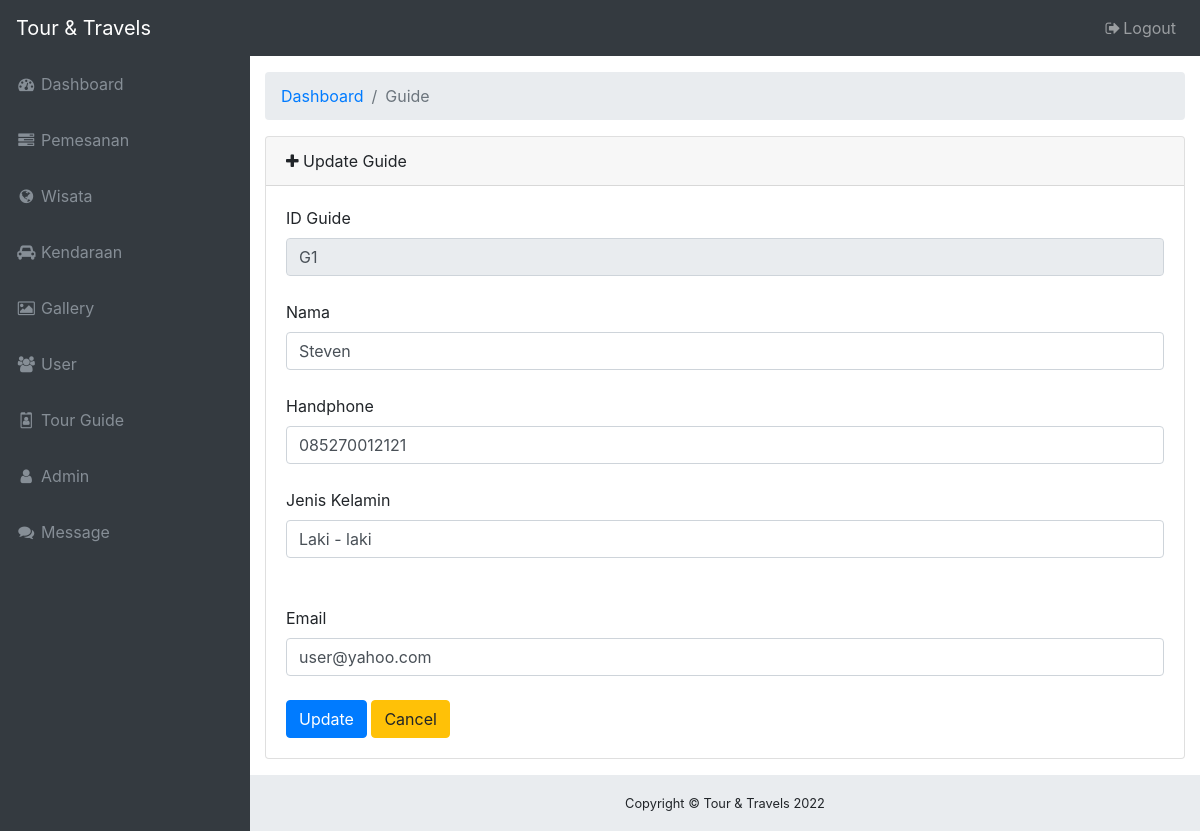
The app's page /admin/updateguide.php?no=2 with its own data.
### tables this page shows
CREATE TABLE `tourguide` (
  `no` int(8) NOT NULL,
  `id_guide` varchar(10) NOT NULL,
  `nama` varchar(30) NOT NULL,
  `no_hp` varchar(15) NOT NULL,
  `jk` varchar(15) NOT NULL,
  `email` varchar(30) NOT NULL,
  `gambar` varchar(255) NOT NULL
);

### admin/updateguide.php (the view, shortened to what this page needs)
<?php
if(isset($_GET['no']))
{
 $sql_query="SELECT * FROM tourguide WHERE no=".$_GET['no'];
 $result_set=mysql_query($sql_query);
 $row=mysql_fetch_array($result_set);
}
  ?>
<!DOCTYPE html>
<html lang="en">
<head>
  <link href="vendor/bootstrap/css/bootstrap.min.css" rel="stylesheet">
  <link href="vendor/font-awesome/css/font-awesome.min.css" rel="stylesheet" type="text/css">
  <link href="vendor/datatables/dataTables.bootstrap4.css" rel="stylesheet">
  <link href="css/sb-admin.css" rel="stylesheet">
</head>
<body class="fixed-nav sticky-footer bg-dark" id="page-top">
  <nav class="navbar navbar-expand-lg navbar-dark bg-dark fixed-top" id="mainNav">
    <a class="navbar-brand" href="beranda.php">Tour & Travels</a>
    <div class="collapse navbar-collapse" id="navbarResponsive">
      <ul class="navbar-nav navbar-sidenav" id="exampleAccordion">
        <li class="nav-item" data-toggle="tooltip" data-placement="right" title="Dashboard">
          <a class="nav-link" href="beranda.php">
            <i class="fa fa-fw fa-dashboard"></i>
            <span class="nav-link-text">Dashboard</span>
          </a>
        </li>
        <li class="nav-item" data-toggle="tooltip" data-placement="right" title="Dashboard">
          <a class="nav-link" href="pesan.php">
            <i class="fa fa-fw fa-tasks"></i>
            <span class="nav-link-text">Pemesanan</span>
          </a>
        </li>
        <li class="nav-item" data-toggle="tooltip" data-placement="right" title="Dashboard">
          <a class="nav-link" href="wisata.php">
            <i class="fa fa-fw fa-globe"></i>
            <span class="nav-link-text">Wisata</span>
          </a>
        </li>
        <li class="nav-item" data-toggle="tooltip" data-placement="right" title="Dashboard">
          <a class="nav-link" href="kendaraan.php">
            <i class="fa fa-fw fa-car"></i>
            <span class="nav-link-text">Kendaraan</span>
          </a>
        </li>
        <li class="nav-item" data-toggle="tooltip" data-placement="right" title="Dashboard">
          <a class="nav-link" href="gallery.php">
            <i class="fa fa-fw fa-photo"></i>
            <span class="nav-link-text">Gallery</span>
          </a>
        </li>
        <li class="nav-item" data-toggle="tooltip" data-placement="right" title="Dashboard">
          <a class="nav-link" href="user.php">
            <i class="fa fa-fw fa-group"></i>
            <span class="nav-link-text">User</span>
          </a>
        </li>
        <li class="nav-item" data-toggle="tooltip" data-placement="right" title="Dashboard">
          <a class="nav-link" href="guide.php">
            <i class="fa fa-fw fa-id-badge"></i>
            <span class="nav-link-text">Tour Guide</span>
          </a>
        </li>
        <li class="nav-item" data-toggle="tooltip" data-placement="right" title="Dashboard">
          <a class="nav-link" href="admin.php">
            <i class="fa fa-fw fa-user"></i>
            <span class="nav-link-text">Admin</span>
          </a>
        </li>
        <li class="nav-item" data-toggle="tooltip" data-placement="right" title="Dashboard">
          <a class="nav-link" href="message.php">
            <i class="fa fa-fw fa-comments"></i>
            <span class="nav-link-text">Message</span>
          </a>
        </li>
      </ul>
      <ul class="navbar-nav ml-auto">
        <li class="nav-item">
          <a class="nav-link" data-toggle="modal" data-target="#exampleModal">
            <i class="fa fa-fw fa-sign-out"></i>Logout</a>
        </li>
      </ul>
    </div>
  </nav>
  <div class="content-wrapper">
    <div class="container-fluid">
      <ol class="breadcrumb">
        <li class="breadcrumb-item">
          <a href="#">Dashboard</a>
        </li>
        <li class="breadcrumb-item active">Guide</li>
      </ol>
      <div class="card mb-3">
        <div class="card-header">
          <i class="fa fa-plus"></i> Update Guide</div>
        <div class="card-body">
          <div class="table-responsive">
          <form method="post">
          <label>ID Guide</label>
          <input type="text" name="id_guide" class="form-control" placeholder="ID Guide" readonly="readonly" value="<?php echo $row['id_guide']; ?>">
          <br>
          <label>Nama</label>
          <input type="text" name="nama" class="form-control" placeholder="Nama" value="<?php echo $row['nama']; ?>">
          <br>
          <label>Handphone</label>
          <input type="text" name="no_hp" class="form-control" placeholder="Handphone" value="<?php echo $row['no_hp']; ?>">
          <br>
          <label>Jenis Kelamin</label><br>
          <input type="text" name="jk" class="form-control" placeholder="Jenis Kelamin" value="<?php echo $row['jk']; ?>">
          <br><br>
          <label>Email</label>
          <input type="text" name="email" class="form-control" placeholder="Email" value="<?php echo $row['email']; ?>">
          <br>
          <button type="submit" class="btn btn-primary" name="btn-update">Update</button>
          <button type="submit" class="btn btn-warning" name="btn-cancel">Cancel</button>
          </div>
        </div>
      </div>
    <footer class="sticky-footer">
      <div class="container">
        <div class="text-center">
          <small>Copyright © Tour & Travels <?php echo date("Y");?></small>
        </div>
      </div>
    </footer>
  </div>
</body>
</html>

### admin/css/sb-admin.css (style rules this page uses)
html { position: relative; min-height: 100%; }
body { overflow-x: hidden; }
body.sticky-footer { margin-bottom: 56px; }
body.sticky-footer .content-wrapper { min-height: calc(100vh - 56px - 56px); }
body.fixed-nav { padding-top: 56px; }
.content-wrapper { min-height: calc(100vh - 56px); padding-top: 1rem; }
#mainNav .navbar-collapse { overflow: auto; max-height: 75vh; }
#mainNav .navbar-collapse .navbar-nav .nav-item .nav-link { cursor: pointer; }
@media (min-width: 992px) { #mainNav .navbar-brand { width: 250px; } }
@media (min-width: 992px) { #mainNav .navbar-collapse { overflow: visible; max-height: none; } }
@media (min-width: 992px) { #mainNav .navbar-collapse .navbar-sidenav { position: absolute; top: 0; left: 0; -webkit-flex-direction: column; -ms-flex-direction: column; flex-direction: column; margin-top: 56px; } }
@media (min-width: 992px) { #mainNav .navbar-collapse .navbar-sidenav > .nav-item { width: 250px; padding: 0; } }
@media (min-width: 992px) { #mainNav .navbar-collapse .navbar-sidenav > .nav-item > .nav-link { padding: 1em; } }
@media (min-width: 992px) { #mainNav.fixed-top .navbar-sidenav { height: calc(100vh - 112px); } }
.content-wrapper { overflow-x: hidden; background: white; }
@media (min-width: 992px) { .content-wrapper { margin-left: 250px; } }
#mainNav.navbar-dark .navbar-collapse .navbar-sidenav > .nav-item > .nav-link { color: #868e96; }
@media (min-width: 992px) { #mainNav.navbar-dark .navbar-collapse .navbar-sidenav { background: #343a40; } }
footer.sticky-footer { position: absolute; right: 0; bottom: 0; width: 100%; height: 56px; background-color: #e9ecef; line-height: 55px; }
@media (min-width: 992px) { footer.sticky-footer { width: calc(100% - 250px); } }

### records on screen
tourguide: id_guide "G1", nama "Steven", no_hp "085270012121", jk "Laki - laki", email "user@yahoo.com"
